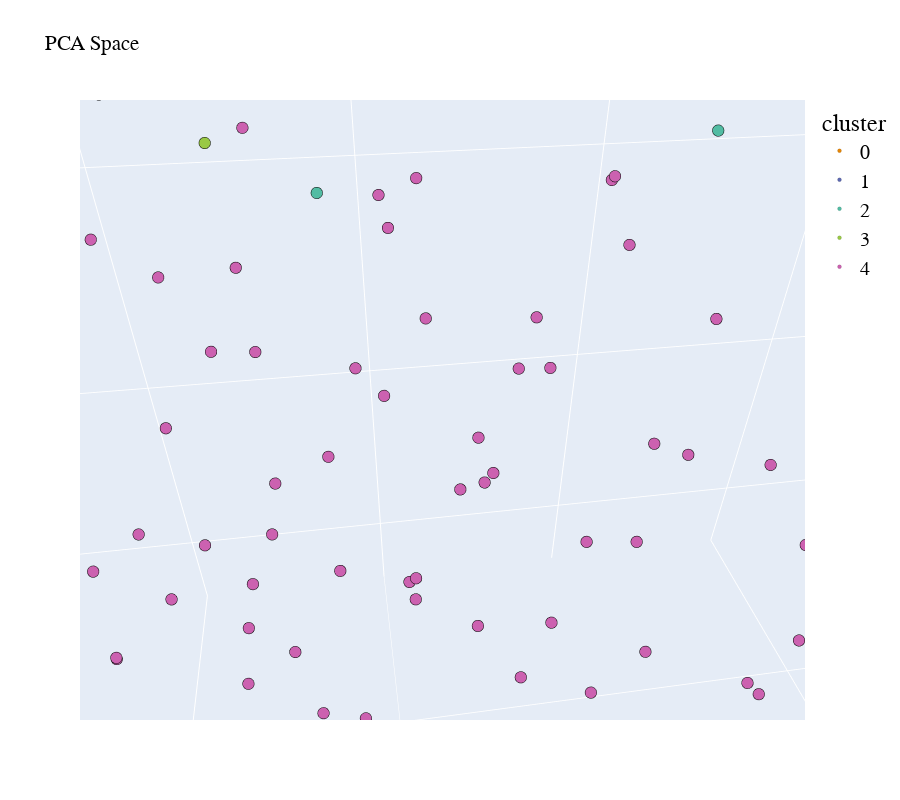

The notebook cell this image was saved under:
### Markdown cell above
When we apply the PCA method, since it is a linear algorithm, it is not capable of capturing more complex relationships. Luckily there is a method called t-SNE, which is capable of capturing these complex polynomial relationships. This can help us visualize, since with the previous method we have not had much success.

### Code cell
start_time = time.time()

# sampling_data = processed_data_no_outliers.sample(frac=0.5, replace=True, random_state=random_state)
# sampling_clusters = pd.DataFrame(clusters_predict).sample(frac=0.5, replace=True, random_state=random_state)[0].values

df_tsne_3d = TSNE(
                  n_components=3,    
                  learning_rate=500, 
                  init='random', 
                  perplexity=200, 
                  n_iter = 5000).fit_transform(processed_data_no_outliers)

df_tsne_3d = pd.DataFrame(df_tsne_3d, columns=["comp1", "comp2",'comp3'])
df_tsne_3d["cluster"] = clusters_predict
plot_pca_3d(df_tsne_3d, title = "PCA Space", opacity=1, width_line = 0.1)

print(f"Elapsed time: {(time.time() - start_time)/60:.2f} minutes")

### Figure 1 — Plotly figure (JSON) as saved in the notebook; plotly's stock layout.template omitted (floating-point values rounded to 4 significant figures; data arrays with more than 128 entries replaced by an {"elided": "..."} marker saying what was removed)
{"data": [{"hovertemplate": "cluster=0<br>comp1=%{x}<br>comp2=%{y}<br>comp3=%{z}<extra></extra>", "legendgroup": "0", "marker": {"color": "rgb(229, 134, 6)", "line": {"color": "black", "width": 0.1}, "opacity": 1, "size": 4, "symbol": "circle"}, "mode": "markers", "name": "0", "scene": "scene", "showlegend": true, "type": "scatter3d", "x": [-17.49, -71.14, -61.93, -101.0, -51.43, -78.77, -148.5, -47.26, -65.0, -73.69, 0.4674, -534.0, 149.8, -79.48, 81.3, -30.24, 504.7, 50.81, 76.49, -153.8, -233.8, 33.0, -550.3, -198.9, -67.75, 90.82, -75.38, -46.5, -47.85, -193.0, 518.4, -121.2, -144.5, -67.86, 10.23, 3.218, -148.1, 371.7, 153.0, -230.7, -313.4, -146.2, 210.1, -74.5, 145.8, -144.1, -214.3, 6.431, -223.9, -151.9, 62.18, -169.0, 70.9, 64.77, -123.7, 127.3, 77.54, 127.7, -157.5, 0.8722, 9.912, -23.38, 151.4, -82.4, -233.2, 121.8, -123.7, -291.5, 48.76, -147.3, -225.8, -79.2, 492.7, 19.61, -227.1, 18.45, 15.87, -100.7, -14.25, 82.59, 4.043, 57.31, -71.88, -227.7, 85.34], "y": [113.8, 17.19, 68.72, 98.6, 160.9, -15.85, 175.5, -64.76, 215.0, -66.98, 13.53, -11.23, 40.5, 221.8, -14.84, 61.17, -23.3, 140.7, 54.71, 101.8, 176.7, -58.45, -167.6, 119.9, 210.6, 82.69, 132.3, 269.1, 313.2, 383.0, 275.5, 135.9, 180.7, 189.1, 178.7, -16.18, -38.46, -324.7, 3.821, 324.0, 191.1, 217.2, 458.0, 243.3, -97.93, 265.8, 334.5, 239.4, 252.3, 188.7, 108.1, -49.74, 32.04, 155.5, 287.0, -52.49, -37.74, 104.9, 47.1, -122.6, 96.88, 154.2, -464.3, 17.27, 212.9, -15.49, 297.0, 77.45, 49.51, 48.17, 120.2, 115.3, -147.7, 36.31, 110.3, -43.65, 235.6, 111.5, 156.5, -168.9, 71.25, -118.3, 48.03, 0.03822, -98.28], "z": [239.8, 431.9, 364.6, 212.9, 163.8, 337.2, 210.4, 401.9, 339.8, 495.0, 342.8, -86.72, 340.1, 528.0, 307.1, 502.0, 280.6, 440.3, 469.6, 285.0, 259.6, 368.6, -141.3, 413.8, 432.4, 302.3, 304.8, 277.3, 379.6, -268.2, -95.01, 377.1, 478.6, 250.6, 287.8, 455.5, 430.6, 62.85, 447.3, -177.2, 367.2, 392.2, -277.3, 185.5, 469.6, 250.5, 369.3, 474.1, 322.6, 306.0, 225.8, 519.5, 385.1, 351.5, 335.3, 379.8, 451.3, 405.1, 370.2, 495.2, 326.3, 383.6, -63.79, 565.6, 428.4, 532.8, 446.8, 434.5, 550.9, 483.8, 330.1, 448.4, -198.3, 258.7, 504.7, 541.0, 383.9, 542.6, 509.8, 493.4, 417.3, 426.8, 279.1, 457.8, 542.2]}, {"hovertemplate": "cluster=1<br>comp1=%{x}<br>comp2=%{y}<br>comp3=%{z}<extra></extra>", "legendgroup": "1", "marker": {"color": "rgb(93, 105, 177)", "line": {"color": "black", "width": 0.1}, "opacity": 1, "size": 4, "symbol": "circle"}, "mode": "markers", "name": "1", "scene": "scene", "showlegend": true, "type": "scatter3d", "x": {"elided": "149 float values"}, "y": {"elided": "149 float values"}, "z": {"elided": "149 float values"}}, {"hovertemplate": "cluster=2<br>comp1=%{x}<br>comp2=%{y}<br>comp3=%{z}<extra></extra>", "legendgroup": "2", "marker": {"color": "rgb(82, 188, 163)", "line": {"color": "black", "width": 0.1}, "opacity": 1, "size": 4, "symbol": "circle"}, "mode": "markers", "name": "2", "scene": "scene", "showlegend": true, "type": "scatter3d", "x": {"elided": "224 float values"}, "y": {"elided": "224 float values"}, "z": {"elided": "224 float values"}}, {"hovertemplate": "cluster=3<br>comp1=%{x}<br>comp2=%{y}<br>comp3=%{z}<extra></extra>", "legendgroup": "3", "marker": {"color": "rgb(153, 201, 69)", "line": {"color": "black", "width": 0.1}, "opacity": 1, "size": 4, "symbol": "circle"}, "mode": "markers", "name": "3", "scene": "scene", "showlegend": true, "type": "scatter3d", "x": {"elided": "260 float values"}, "y": {"elided": "260 float values"}, "z": {"elided": "260 float values"}}, {"hovertemplate": "cluster=4<br>comp1=%{x}<br>comp2=%{y}<br>comp3=%{z}<extra></extra>", "legendgroup": "4", "marker": {"color": "rgb(204, 97, 176)", "line": {"color": "black", "width": 0.1}, "opacity": 1, "size": 4, "symbol": "circle"}, "mode": "markers", "name": "4", "scene": "scene", "showlegend": true, "type": "scatter3d", "x": {"elided": "245 float values"}, "y": {"elided": "245 float values"}, "z": {"elided": "245 float values"}}], "layout": {"autosize": false, "font": {"color": "black", "family": "Gilroy", "size": 15}, "height": 800, "legend": {"font": {"size": 20}, "title": {"font": {"family": "Times New Roman"}, "text": "cluster"}, "tracegroupgap": 0}, "scene": {"aspectmode": "auto", "aspectratio": {"x": 0.924, "y": 1.015, "z": 1.066}, "camera": {"center": {"x": 0, "y": 0, "z": 0}, "eye": {"x": 0.007949, "y": -0.001145, "z": 0.005958}, "projection": {"type": "perspective"}, "up": {"x": 0, "y": 0, "z": 1}}, "domain": {"x": [0, 1], "y": [0, 1]}, "xaxis": {"title": {"font": {"color": "black"}, "text": "comp1"}, "type": "linear"}, "yaxis": {"title": {"font": {"color": "black"}, "text": "comp2"}, "type": "linear"}, "zaxis": {"title": {"font": {"color": "black"}, "text": "comp3"}, "type": "linear"}}, "showlegend": true, "title": {"text": "PCA Space"}, "width": 900}}
